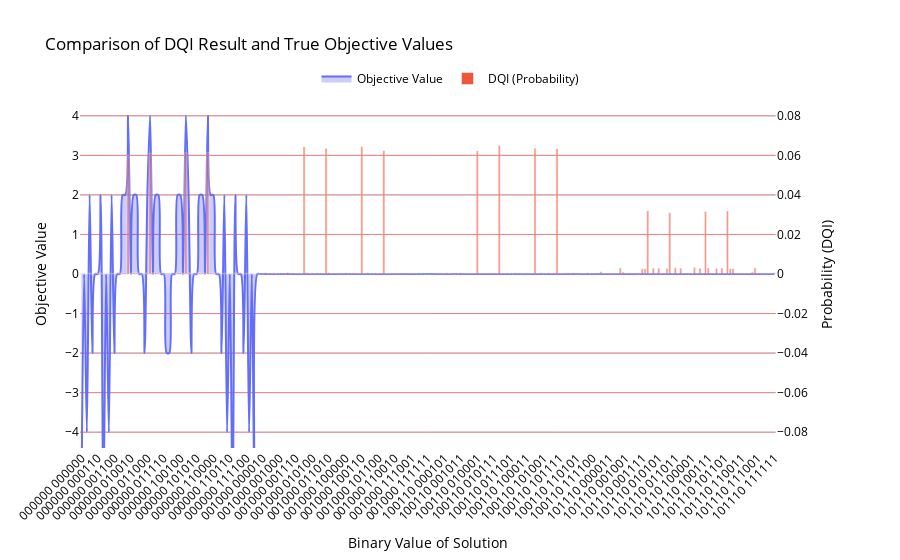

Source (notebook cell):
### Code cell
brute_force_results = brute_force_max(B, v, first_part="0"*m)
external_data = counts  # Use simulation data for comparison
plot_results_union_plotly(
    brute_force_results,
    external_data,
    plot_name="Comparison of DQI Result and True Objective Values",
    spline_smoothing=0.8
)

### Figure 1 — Plotly figure (JSON) as saved in the notebook; plotly's stock layout.template omitted (floating-point values rounded to 4 significant figures; data arrays with more than 128 entries replaced by an {"elided": "..."} marker saying what was removed)
{"data": [{"fill": "tozeroy", "fillcolor": "rgba(0, 0, 255, 0.2)", "line": {"shape": "spline", "smoothing": 0.8}, "mode": "lines", "name": "Objective Value", "type": "scatter", "x": {"elided": "253 str values"}, "xaxis": "x", "y": {"elided": "253 int values"}, "yaxis": "y"}, {"marker": {"opacity": 0.6}, "name": "DQI (Probability)", "type": "bar", "x": {"elided": "253 str values"}, "xaxis": "x", "y": {"elided": "253 float values"}, "yaxis": "y2"}], "layout": {"font": {"color": "black"}, "legend": {"orientation": "h", "x": 0.5, "xanchor": "center", "y": 1.02, "yanchor": "bottom"}, "title": {"text": "Comparison of DQI Result and True Objective Values"}, "xaxis": {"anchor": "y", "domain": [0, 0.94], "tickangle": -45, "title": {"text": "Binary Value of Solution"}}, "yaxis": {"anchor": "x", "domain": [0, 1], "dtick": 1, "gridcolor": "lightblue", "range": [-4.4, 4.4], "showgrid": true, "tick0": 0, "title": {"text": "Objective Value"}}, "yaxis2": {"anchor": "x", "dtick": 0.02, "gridcolor": "lightcoral", "overlaying": "y", "range": [-0.088, 0.088], "showgrid": true, "side": "right", "tick0": 0, "title": {"text": "Probability (DQI)"}}}}
